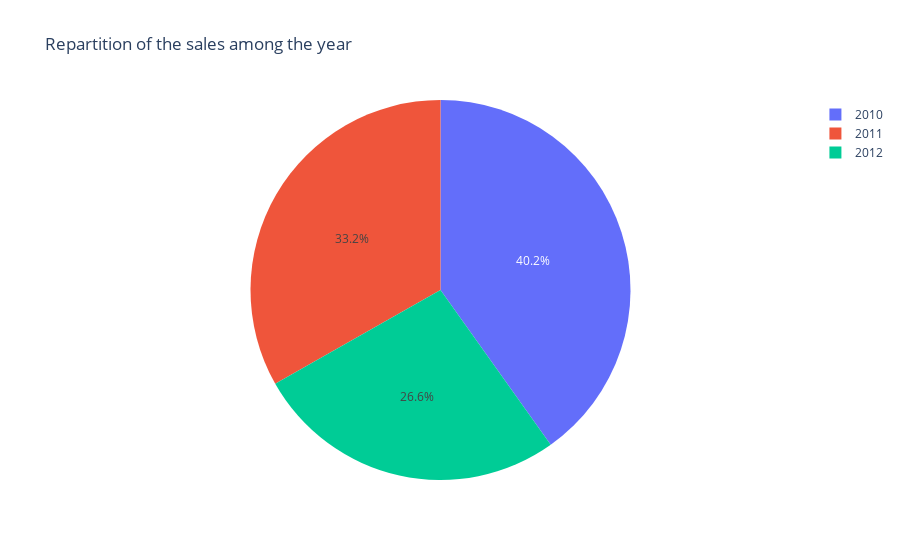

Write notebook code for a chart like this one.
### Markdown cell above
### Data visualization

### Code cell
# Check distribution of the year
fig = px.pie(df, names="Year", values="Weekly_Sales", title="Repartition of the sales among the year")
fig.show()
